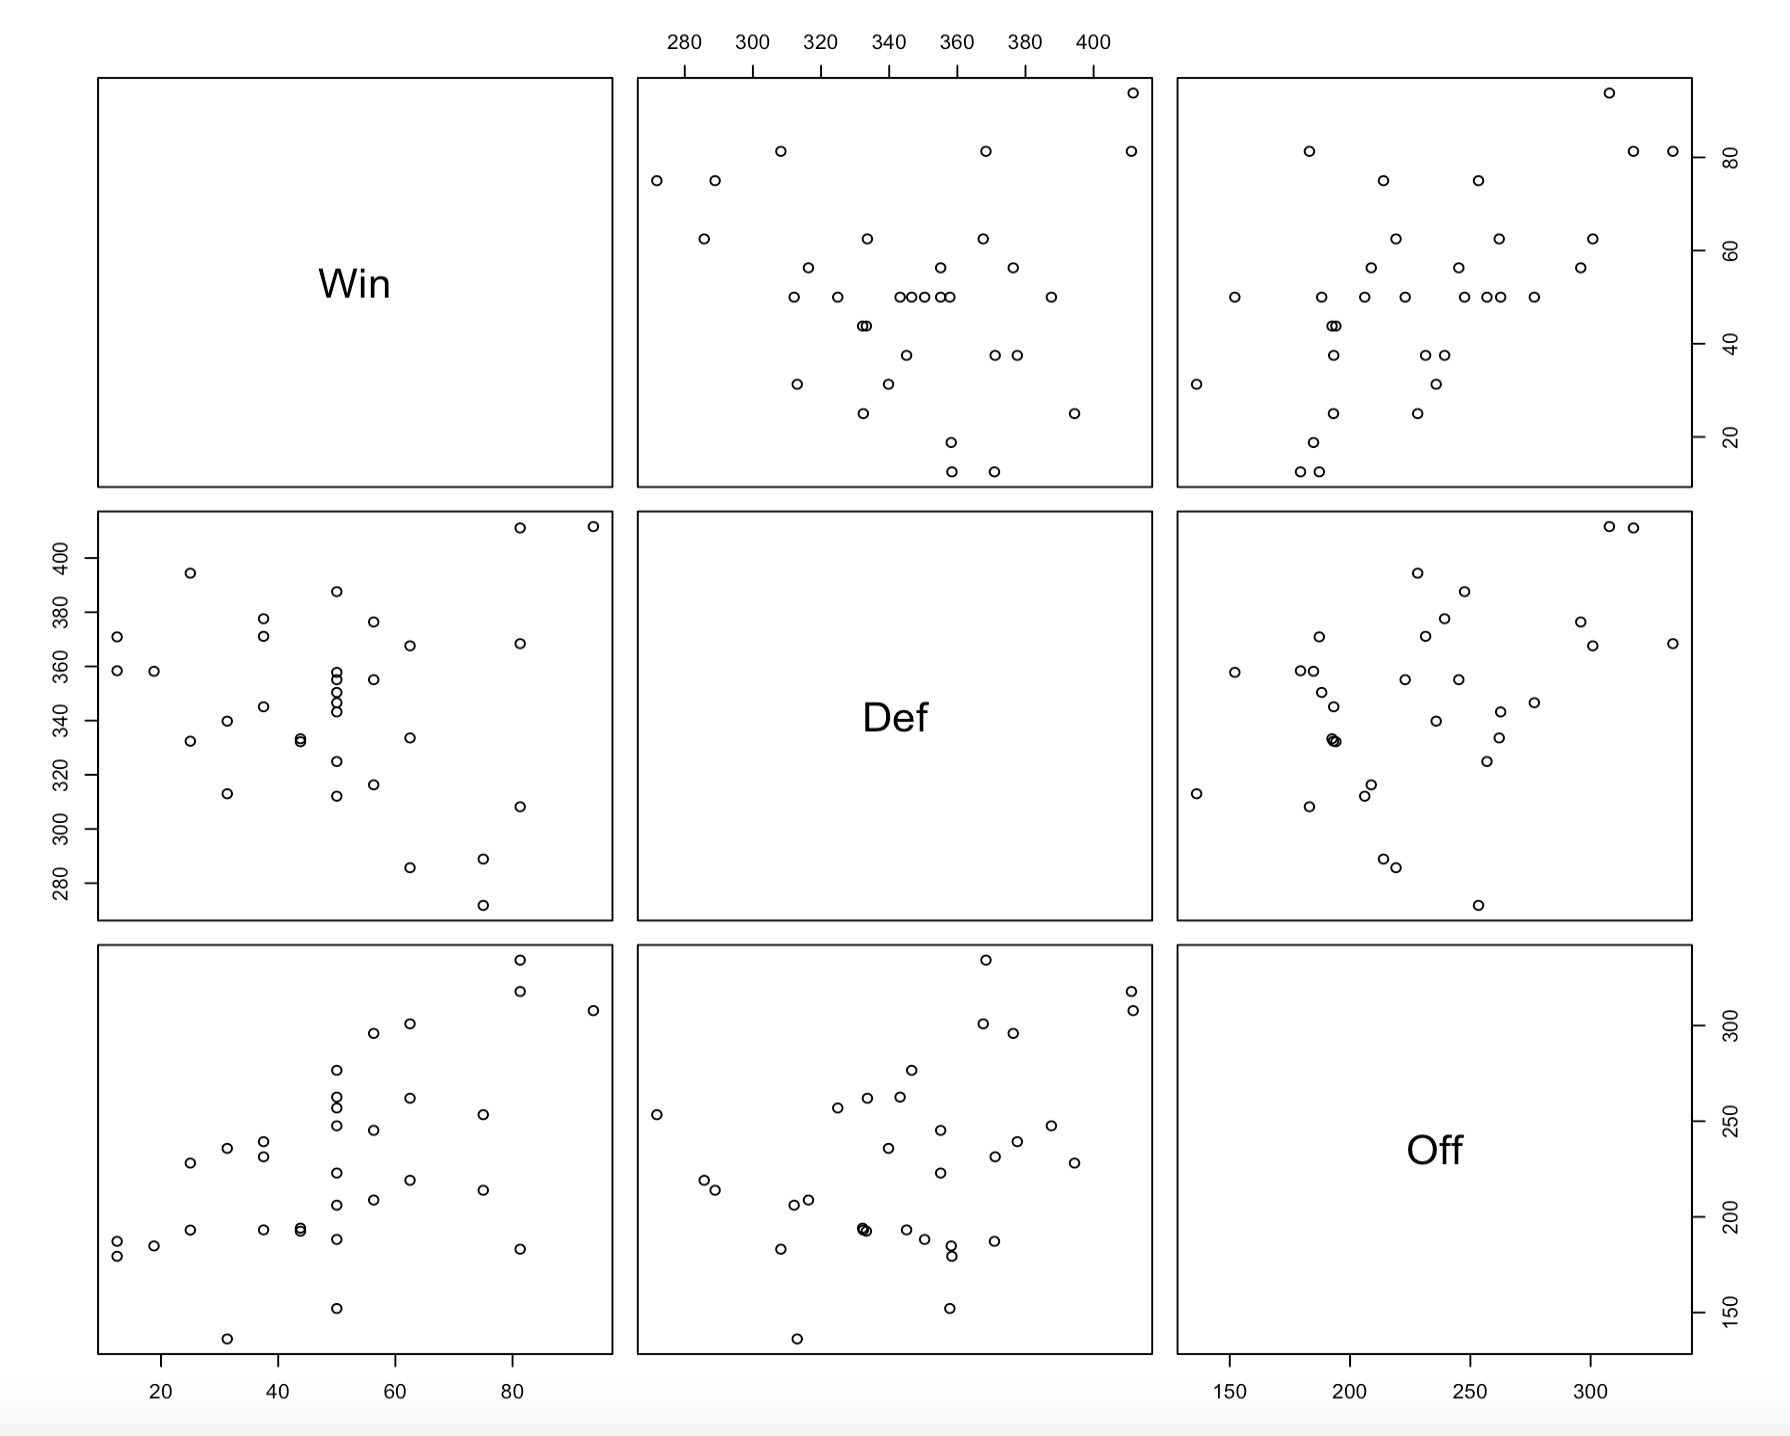

Recreate this plot in R.
#install.packages("tidyverse")
#install.packages("gclus")

#Load Packages
library(ggpubr)
library(gclus)
library(tidyverse)
library(readxl)
theme_set(theme_pubr())

#Import data
nfl_df <- read_excel(file.choose())
head(nfl_df)

#Summarize Data
summary(nfl_df)

#Scatter Plot
pairs(~Win_Percentage + DefYds/G  + OffPassYds/G , data = nfl_df)

#Regression Model
#Equation: Win = b0 + b1*OffPassYds/G + b2*DefPassYds/G
model <- lm(Win% ~ OffPassYds + DefYds, data = nfl_df)
summary(model)

#Win = 60.54 + 0.31() + -0.24()  

#Prediction Data
new_data <- data.frame(OffPassYds = 225, DefYds = 300 )
prediction <- predict(model, newdata = new_data)
prediction

#95% Confidence Interval
confidence_interval <- predict(model, newdata = new_data, interval = "confidence")
confidence_interval 
